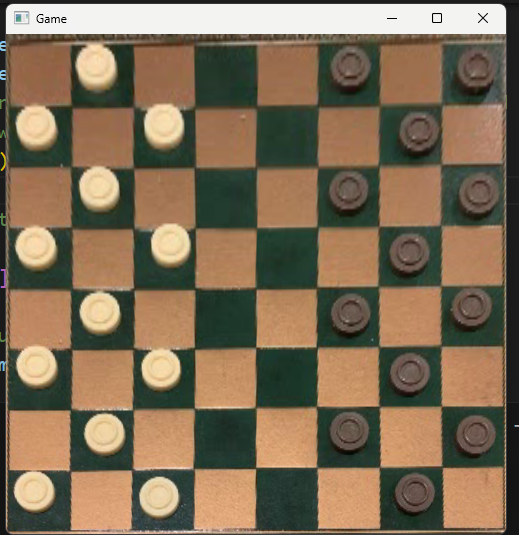
#> input picture visuals/image-1.png, 519 x 535 px, given in place of vid2.mp4, which was not available
$ python ahmetcorners.py
#> lines starting #> are read from the running program, lines starting #| are printed output that depends on the picture; after the words box and inside, x2 and y2 are one past the last pixel; in counts of white or black regions, pixels touching at a corner belong together; pictures that were not available may be replaced by others from this repository, and a replacement may not be noted
import cv2 as cv
import numpy as np


def is_game_board_contour(contour,threshold=0.9):
    global display_size
    frame_size = display_size[0]*display_size[1]
    # Get the bounding rectangle around the contour
    _, _, w, h = cv.boundingRect(contour)

    epsilon = 0.02 * cv.arcLength(contour, True)
    approx = cv.approxPolyDP(contour, epsilon, True)

    area = cv.contourArea(approx)
    area = area < 1 and 1 or area
    sqaure_ratio = area/frame_size

    # Calculate the aspect ratio
    aspect_ratio = float(w) / h

    aspect_ratio = aspect_ratio == 1 and 0.95 or aspect_ratio
    # The aspect ratio of a square is 1, so you can measure similarity based on the difference
    similarity = 1 / abs(aspect_ratio - 1)

    return similarity >= threshold and len(approx) <= 4 and sqaure_ratio > 0.1

video_capture = cv.VideoCapture("source/vid2.mp4")

success , frame = video_capture.read()  # Change the path to your image
#> frame is the input picture: shape (535, 519, 3); mean B, G, R 85.8, 109.4, 127.8

if frame is None:
    print("Error: Couldn't read the image.")
    exit()
display_size = (800, 600)
frame = cv.resize(frame, display_size)
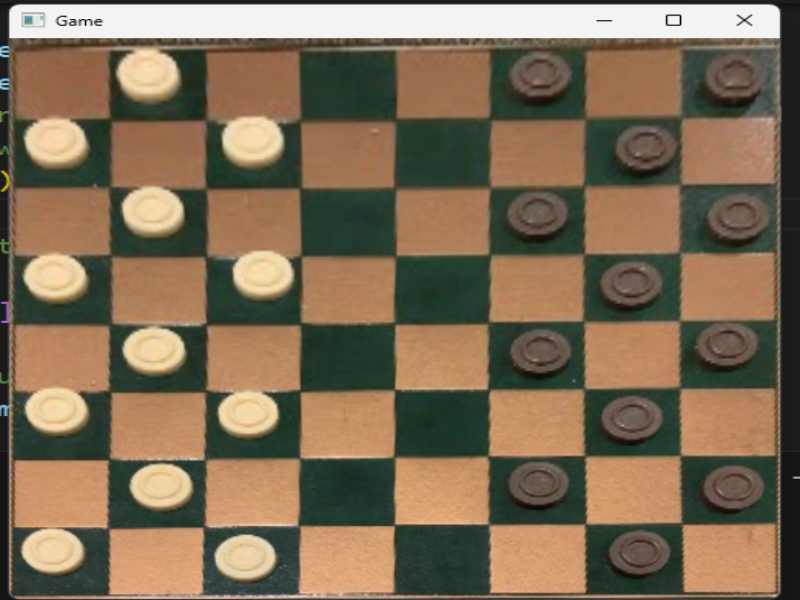
#> frame: shape (600, 800, 3); mean B, G, R 85.7, 109.3, 127.7

def GetGameboardCoordinates(frame,shift=3):

#> called with shift = 3
    gray = cv.cvtColor(frame, cv.COLOR_BGR2GRAY)
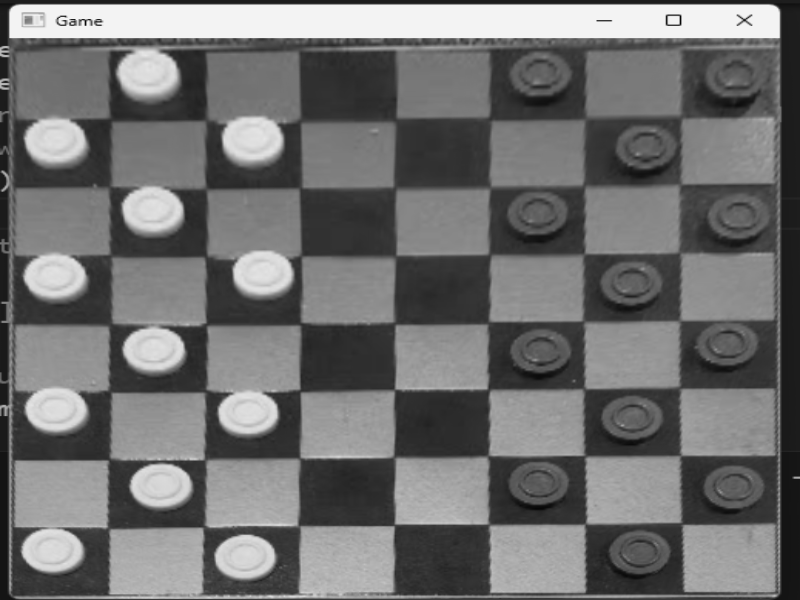
#> gray: shape (600, 800); min 6, max 244, mean 112.1
    _, binaryinv = cv.threshold(gray, 70, 255, cv.THRESH_BINARY_INV)
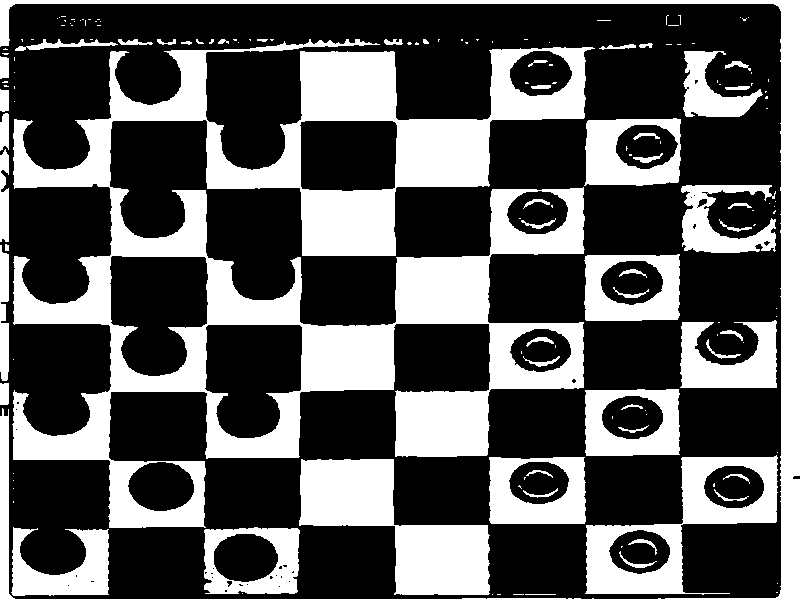
#> binaryinv: shape (600, 800); 35.2% white; 156 white regions (101 under 20 px), largest, box (x1, y1, x2, y2) and area: (12, 39, 595, 528) 89280, (0, 0, 800, 600) 17684, (299, 459, 490, 595) 12719
    dilated = cv.dilate(binaryinv,(5,5),iterations=2)
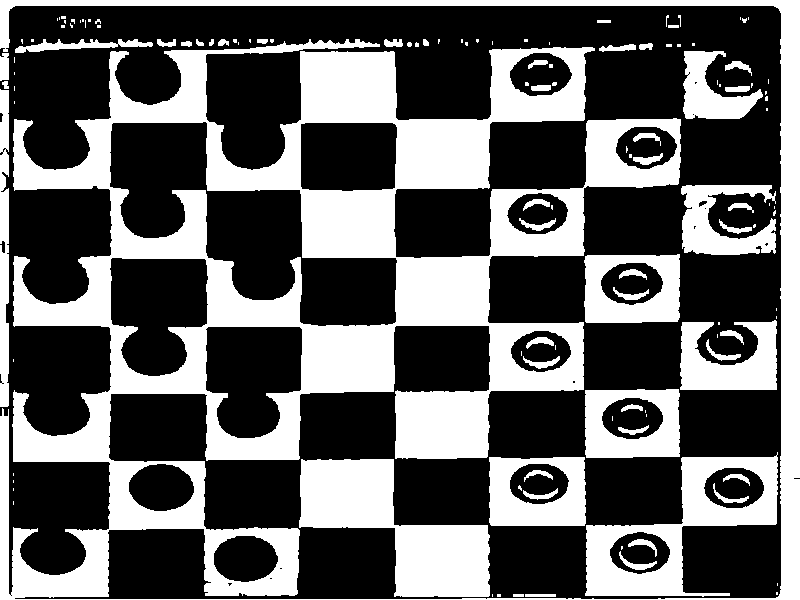
#> dilated: shape (600, 800); 38% white; 128 white regions (76 under 20 px)
    contours, _ = cv.findContours(dilated, cv.RETR_EXTERNAL, cv.CHAIN_APPROX_SIMPLE)
#> contours = 97 contours, 65 with area under 20; largest, box (x1, y1, x2, y2) and area: (0, 0, 800, 600) 181377, (585, 452, 778, 597) 13164, (299, 459, 490, 597) 12804, (489, 457, 586, 526) 6381, (584, 254, 680, 323) 6234
    square_contour = [x for x in contours if is_game_board_contour(x)][0]
    frame_contours = frame.copy()
    cv.drawContours(frame_contours, square_contour, -1, (0, 255, 0), 2)
    epsilon = 0.02 * cv.arcLength(square_contour, True)
    approx = cv.approxPolyDP(square_contour, epsilon, True)

    # Display the frame with contours
    cv.imshow("Contours", frame_contours)
    # cv.imshow("binaryinv", binaryinv)
    cv.imshow("dilated", dilated)
    # cv.imshow("edges", edges)
    cv.waitKey(0)

    # Initialize extreme points
    top_left = (frame.shape[1], frame.shape[0])
    top_right = (0, frame.shape[0])
    bottom_left = (frame.shape[1], 0)
    bottom_right = (0, 0)

    # Find extreme points
    for point in approx:
        if point[0][0] + point[0][1] < top_left[0] + top_left[1]:
            top_left = tuple(point[0])
        if point[0][0] - point[0][1] > top_right[0] - top_right[1]:
            top_right = tuple(point[0])
        if point[0][0] - point[0][1] < bottom_left[0] - bottom_left[1]:
            bottom_left = tuple(point[0])
        if point[0][0] + point[0][1] > bottom_right[0] + bottom_right[1]:
            bottom_right = tuple(point[0])

    top_left = tuple([top_left[0]-shift,top_left[1]- shift])
    top_right = tuple([top_right[0]+shift,top_right[1]- shift])
    bottom_left = tuple([bottom_left[0]-shift,bottom_left[1]+ shift])
    bottom_right = tuple([bottom_right[0]+shift,bottom_right[1]+ shift])

    # Define the corners as a NumPy array
    corners = np.array([top_left, bottom_left, bottom_right, top_right], dtype=np.float32)
    return corners

width,heigth = 500,500
new_points = np.array([[0, 0], [0, heigth], [width, heigth], [width, 0]],dtype=np.float32)
#> (the run stopped early here; a loop or call above may not have finished)

$ run again, on visuals/image-2.png
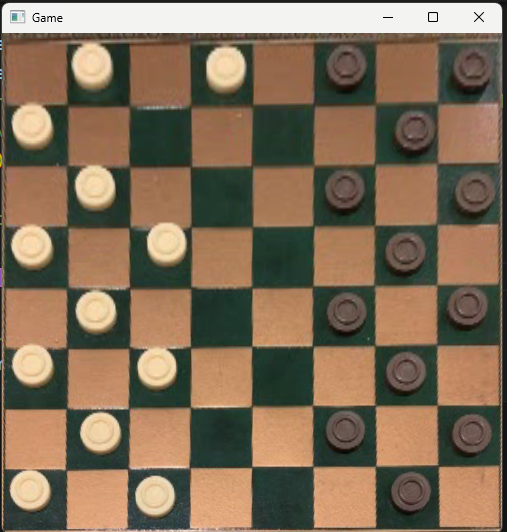
#> input picture visuals/image-2.png, 507 x 532 px, given in place of vid2.mp4, which was not available
#> frame is the input picture: shape (532, 507, 3); mean B, G, R 87.6, 109.7, 129.7
#> frame: shape (600, 800, 3)
#> in GetGameboardCoordinates, `_, binaryinv = cv.threshold(gray, 70, 255, cv.THRESH_BINARY_INV)`:
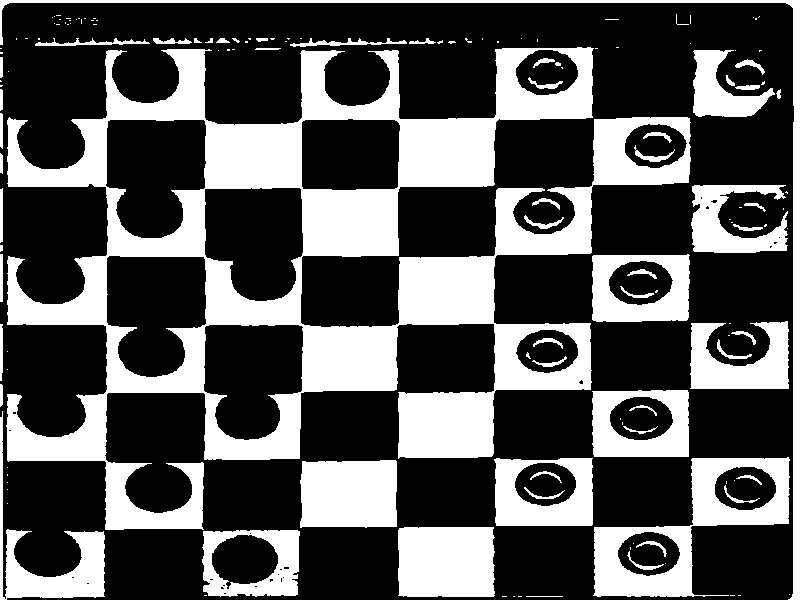
#> binaryinv: shape (600, 800); 33.5% white; 148 white regions (89 under 20 px), largest, box (x1, y1, x2, y2) and area: (6, 47, 691, 530) 95313, (593, 457, 790, 597) 9191, (0, 0, 800, 600) 6707
#> in GetGameboardCoordinates, `dilated = cv.dilate(binaryinv,(5,5),iterations=2)`:
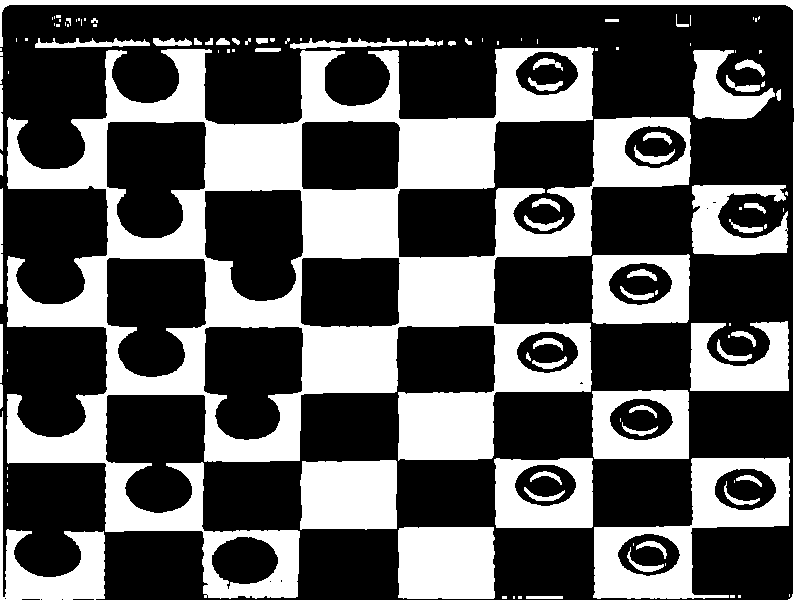
#> dilated: shape (600, 800); 36.4% white; 125 white regions (62 under 20 px)
#> contours = 103 contours, 62 with area under 20; largest, box (x1, y1, x2, y2) and area: (6, 47, 691, 599) 159582, (593, 457, 790, 599) 13512, (0, 0, 800, 600) 6858, (398, 527, 495, 599) 6706, (494, 458, 593, 528) 6568

$ run again, on visuals/image-4.png
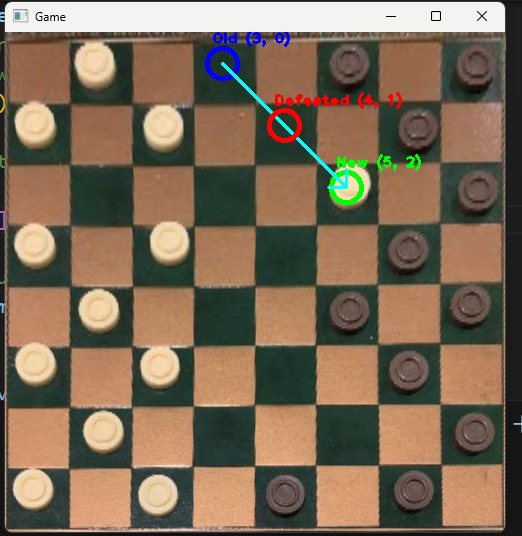
#> input picture visuals/image-4.png, 522 x 536 px, given in place of vid2.mp4, which was not available
#> frame is the input picture: shape (536, 522, 3); mean B, G, R 86.2, 106.7, 125.1
#> frame: shape (600, 800, 3)
#> in GetGameboardCoordinates, `_, binaryinv = cv.threshold(gray, 70, 255, cv.THRESH_BINARY_INV)`:
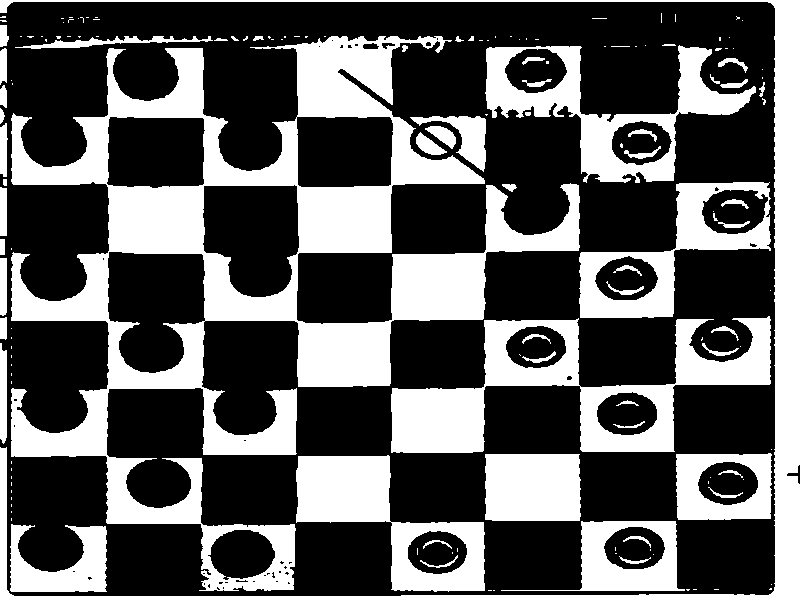
#> binaryinv: shape (600, 800); 36.1% white; 155 white regions (96 under 20 px), largest, box (x1, y1, x2, y2) and area: (11, 36, 580, 591) 76114, (0, 0, 800, 600) 21390, (391, 316, 771, 453) 18551
#> in GetGameboardCoordinates, `dilated = cv.dilate(binaryinv,(5,5),iterations=2)`:
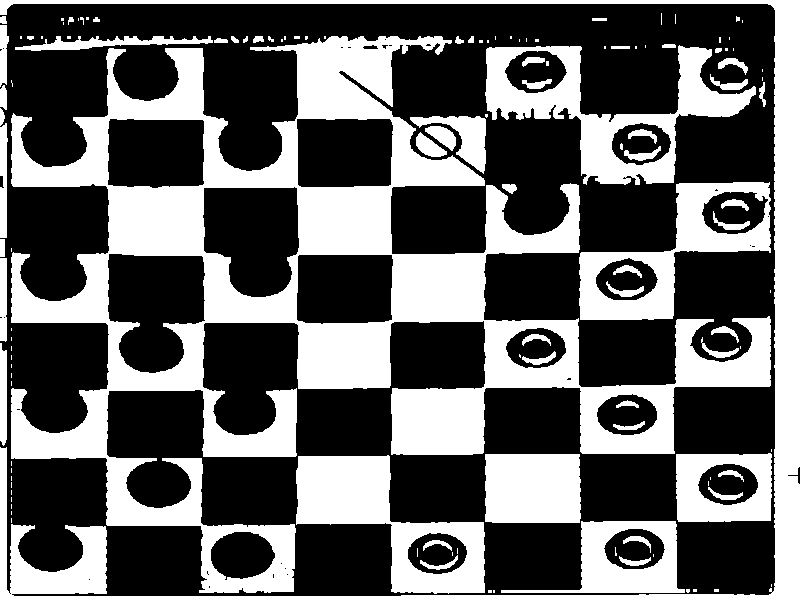
#> dilated: shape (600, 800); 39% white; 129 white regions (71 under 20 px)
#> contours = 101 contours, 66 with area under 20; largest, box (x1, y1, x2, y2) and area: (11, 36, 771, 593) 140051, (0, 0, 800, 600) 24706, (485, 45, 756, 185) 15176, (296, 455, 485, 594) 12575, (579, 182, 771, 320) 12542
